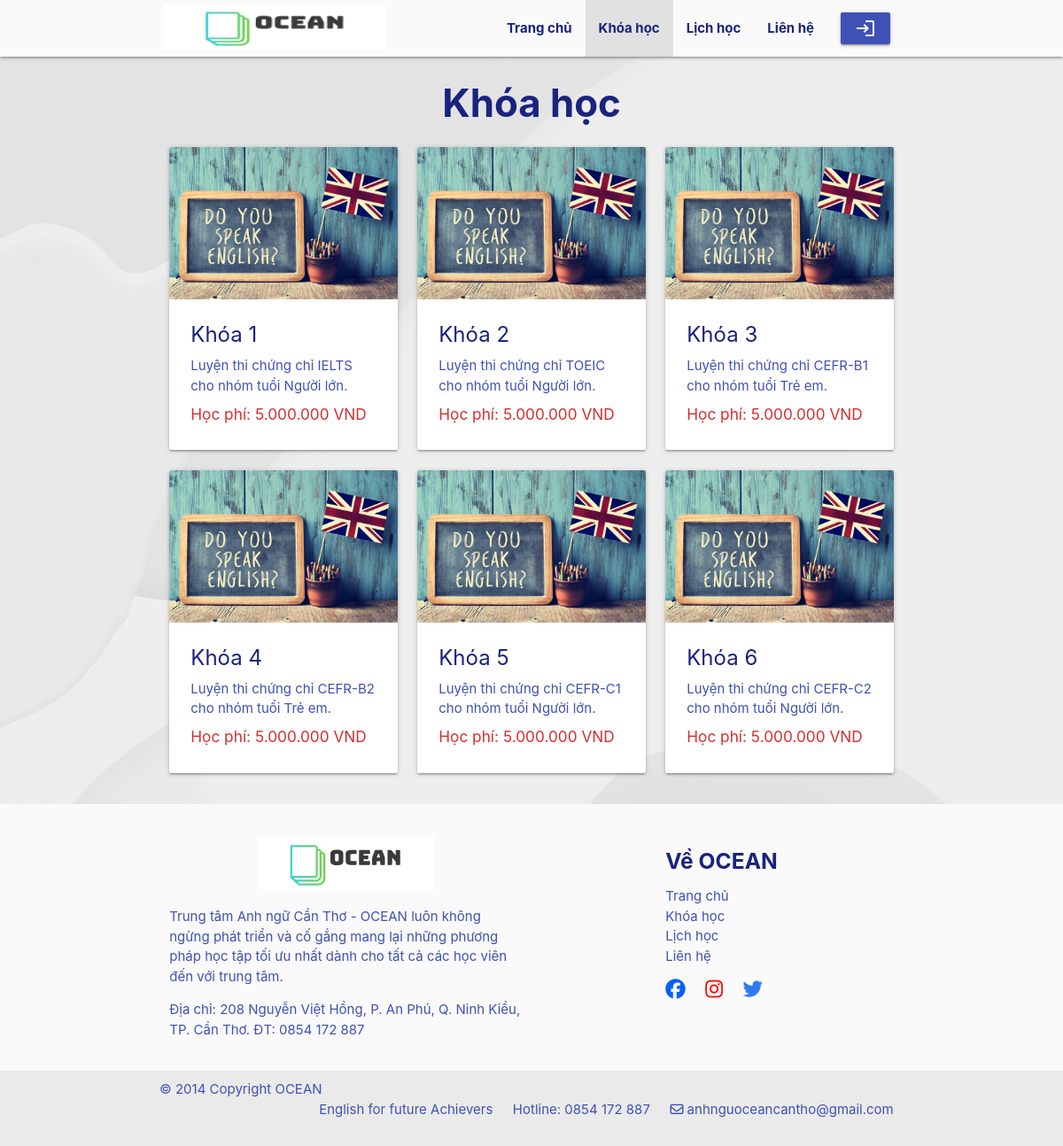
The page /coures/coures on the database its author committed.
### tables this page shows
CREATE TABLE `khoahoc` (
  `idkhoahoc` int(11) NOT NULL,
  `tenkh` varchar(50) NOT NULL,
  `image` varchar(100) NOT NULL,
  `chitiet` text NOT NULL,
  `chungchi` int(11) NOT NULL,
  `nhom` int(11) NOT NULL
);

CREATE TABLE `chungchi` (
  `idchungchi` int(11) NOT NULL,
  `chungchi` varchar(50) NOT NULL
);

CREATE TABLE `nhom` (
  `id` int(11) NOT NULL,
  `nhomtuoi` varchar(50) NOT NULL
);

CREATE TABLE `lop` (
  `idlop` int(11) NOT NULL,
  `tenlop` varchar(50) NOT NULL,
  `batdau` date NOT NULL,
  `ketthuc` date NOT NULL,
  `giaovien` int(11) NOT NULL,
  `khoahoc` int(11) NOT NULL,
  `hocphi` varchar(20) NOT NULL
);

### mvc/controllers/coures.php (called while the page is built, shortened)
<?php
class coures extends Controller {
    public $data = [];
    public function coures(){
        $this->data['title'] = "Khóa học";
        $this->data['layout'] = "main/coures";
        $this->data['coures'] = $this->model("couresmodel")->getallcoures();
        $this->view("masterlayout/sinhvien", $this->data);
    }
}
?>

### index.php (called while the page is built, shortened)
<?php
$myapp = new App();
?>

### mvc/core/connect.php (called while the page is built, shortened)
<?php
class connect{
    private $localhost= "localhost";
    private $name = "trungtamanhngu";
    private $username="root";
    private $pass="";
    function __construct()
    {
            $this->pdo = new PDO("mysql:host={$this->localhost};dbname={$this->name}", $this->username, $this->pass);
        }
    }
?>

### mvc/models/couresmodel.php (called while the page is built, shortened)
<?php
class couresmodel extends connect{
    public function getallcoures(){
        $query = "SELECT khoahoc.*,nhom.*,lop.*,lop.*,chungchi.* from khoahoc,nhom,lop,chungchi WHERE khoahoc.nhom=nhom.id AND khoahoc.chungchi= chungchi.idchungchi AND khoahoc.idkhoahoc= lop.khoahoc ORDER BY idkhoahoc";
        $sth = $this->pdo->prepare($query);
        $sth->execute();
        return $sth->fetchAll(PDO::FETCH_ASSOC);
    }
}
?>

### mvc/views/main/coures.php (the view)
<div>
    <h3 class="indigo-text text-darken-4 center"><b>Khóa học</b></h3>
    <div class="row">
        <?php
        foreach ($data['coures'] as $khoahoc) {
        ?>
            <a class="col s2 m4" href="/Nienluancoso/coures/couresdetail/<?php echo $khoahoc['idkhoahoc']; ?>">
                <div class="card">
                    <div class="card-image">
                        <img src="http://localhost/Nienluancoso/public/img/slide1.jpg">
                    </div>
                    <div class="card-content indigo-text">
                        <span class="card-title indigo-text text-darken-4"><b><?php echo $khoahoc['tenkh']; ?></b></span>
                        <p>Luyện thi chứng chỉ <?php echo $khoahoc['chungchi']; ?> cho nhóm tuổi <?php echo $khoahoc['nhomtuoi']; ?>.</p>
                        <h6 class="red-text text-darken-2">Học phí: <?php echo $khoahoc['hocphi']; ?></h6>
                    </div>
                </div>
            </a>
        <?php
        }
        ?>
    </div>
</div>

### mvc/core/app.php (shortened to what this page needs)
<?php
class App{
    private $controller;
    private $action;
    function __construct()
    {
        $this->controller = 'Home';
        $this->action = 'index';
        $this->urlprocess();
    }
    public function geturl(){
        if(isset($_GET['url'])){
            $url = explode("/", filter_var(trim($_GET['url'], "/")));
        }else{
            $url=[$this->controller, $this->action];
        }
        return $url;
    }
    public function urlprocess(){
        $url= $this->geturl();
        if(isset($url[0])){
            $this->controller = $url[0];
            if(file_exists("./mvc/controllers/{$this->controller}.php")){
                $this->controller = new $this->controller;
            }
            unset($url[0]);
        }
        if(isset($url[1])){
            $this->action = $url[1];
        }
    }
}
?>

### mvc/core/controllers.php (shortened to what this page needs)
<?php
class Controller{
    public function model($model){
        return new $model;
    }
    public function view($view, $data = [])
    {
        if(file_exists("./mvc/views/{$view}.php")){
            require_once "./mvc/views/{$view}.php";
        }
    }
}
?>

### mvc/views/masterlayout/sinhvien.php (shortened to what this page needs)
<!DOCTYPE html>
<html lang="en">
<head>
    <link rel="stylesheet" href="http://localhost/Nienluancoso/public/css/style.css">
    <link rel="stylesheet" href="https://cdnjs.cloudflare.com/ajax/libs/materialize/1.0.0/css/materialize.min.css">
    <link rel="stylesheet" href="https://cdnjs.cloudflare.com/ajax/libs/font-awesome/6.4.2/css/all.min.css" />
</head>
<body>
    <header>
        <nav class="nav-extended grey lighten-5">
            <div class="nav-wrapper container">
                <a href="/Nienluancoso/home/index" class="brand-logo">
                    <img class="img-logo" src="http://localhost/Nienluancoso/public/img/logo.png" alt="anh da loi">
                </a>
                <ul id="nav-mobile" class=" right hide-on-med-and-down">
                    <li class="<?php if ($data['title'] == 'Trang chủ') echo "active"; ?>"><a class="indigo-text text-darken-4" href="/Nienluancoso/home/index"><b>Trang chủ</b></a></li>
                    <li class="<?php if ($data['title'] == 'Khóa học') echo "active"; ?>"><a class="indigo-text text-darken-4" href="/Nienluancoso/coures/coures"><b>Khóa học</b></a></li>
                    <li class="<?php if ($data['title'] == 'Lịch học') echo "active"; ?>"><a class="indigo-text text-darken-4" href="/Nienluancoso/schedule/couresschedule"><b>Lịch học</b></a></li>
                    <li class="<?php if ($data['title'] == 'Liên hệ') echo "active"; ?>"><a class="indigo-text text-darken-4" href="#"><b>Liên hệ</b></a></li>
                    <?php
                    if (isset($_SESSION['username'])) {
                    ?>
                        <li><a class="waves-effect waves-light btn indigo dropdown-trigger" data-target="dropdown1"><i class="material-icons center">portrait</i></a></li>
                        <ul id='dropdown1' class='dropdown-content row'>
                            <li><a class="indigo-text" href="#!">Thông tin tài khoản</a></li>
                            <li><a class="indigo-text" href="#!">Xóa tài khoản</a></li>
                            <li><a class="indigo-text" href="/Nienluancoso/login/logout">Đăng xuất</a></li>
                        </ul>
                    <?php
                    } else {
                    ?>
                        <li><a class="waves-effect waves-light btn indigo" href="/Nienluancoso/login/index"><i class="material-icons center">login</i></a></li>
                    <?php
                    }
                    ?>
                </ul>
            </div>
        </nav>
    </header>
    <main class="container">
        <?php
        require_once("./mvc/views/{$data['layout']}.php")
        ?>
    </main>
    <footer class="page-footer grey lighten-5">
        <div class="container">
            <div class="row">
                <div class="col l6 s12 indigo-text">
                    <h5 class="center"><img src="http://localhost/Nienluancoso/public/img/logo.png" alt="loianh"></h5>
                    <p class="">Trung tâm Anh ngữ Cần Thơ - OCEAN luôn không ngừng phát triển và cố gắng mang lại những phương pháp học tập tối ưu nhất dành cho tất cả các học viên đến với trung tâm.</p>
                    <p class="">Địa chỉ: 208 Nguyễn Việt Hồng, P. An Phú, Q. Ninh Kiều, TP. Cần Thơ. ĐT: 0854 172 887</p>
                </div>
                <div class="footer-custom col l4 offset-l2 s12">
                    <h5 class="indigo-text text-darken-4"><b>Về OCEAN</b></h5>
                    <ul>
                        <li><a class="a-custom-header" href="/Nienluancoso/home/index">Trang chủ</a></li>
                        <li><a class="a-custom-header" href="/Nienluancoso/home/coures">Khóa học</a></li>
                        <li><a class="a-custom-header" href="#!">Lịch học</a></li>
                        <li><a class="a-custom-header" href="#!">Liên hệ</a></li>
                    </ul>
                    <div class="row">
                        <a class="col" href="https://www.facebook.com/"><i class="fa-brands fa-facebook fa-xl" style="color: #0860f7;"></i></a>
                        <a class="col" href="https://www.instagram.com/"><i class="fa-brands fa-instagram fa-xl" style="color: #ff0505;"></i></a>
                        <a class="col" href="https://twitter.com/"><i class="fa-brands fa-twitter fa-xl" style="color: #327af5;"></i></a>
                    </div>
                </div>
            </div>
        </div>
        <div class="footer-copyright">
            <div class="container indigo-text">
                © 2014 Copyright OCEAN
                <div class="right row">
                    <div class="col indigo-text">English for future Achievers</div>
                    <div class="col indigo-text">Hotline: <a class="a-custom-header" href="tel://0854 172 887">0854 172 887</a> </div>
                    <div class="col">
                        <i class="fa-regular fa-envelope" style="color: #3f51b5;"></i>
                        <a class="a-custom-header" href="mailto: anhnguoceancantho@gmail.com">anhnguoceancantho@gmail.com</a>
                    </div>
                </div>
            </div>
        </div>
    </footer>
</body>
</html>

### public/css/style.css (style rules this page uses)
body { background-image: url(../img/background.png); fill-opacity: 0.5; }
.img-logo { width: 250px; height: 50px; margin: 5px; }
.a-custom-header { text-decoration: none; color: #3f51b5; }
.footer-custom { margin-top: 15px; }

### rows shown on the page
khoahoc: tenkh "Khóa 1", chungchi.chungchi "IELTS", nhom.nhomtuoi "Người lớn", lop.hocphi "5.000.000 VND"
khoahoc: tenkh "Khóa 2", chungchi.chungchi "TOEIC", nhom.nhomtuoi "Người lớn", lop.hocphi "5.000.000 VND"
khoahoc: tenkh "Khóa 3", chungchi.chungchi "CEFR-B1", nhom.nhomtuoi "Trẻ em", lop.hocphi "5.000.000 VND"
khoahoc: tenkh "Khóa 4", chungchi.chungchi "CEFR-B2", nhom.nhomtuoi "Trẻ em", lop.hocphi "5.000.000 VND"
khoahoc: tenkh "Khóa 5", chungchi.chungchi "CEFR-C1", nhom.nhomtuoi "Người lớn", lop.hocphi "5.000.000 VND"
khoahoc: tenkh "Khóa 6", chungchi.chungchi "CEFR-C2", nhom.nhomtuoi "Người lớn", lop.hocphi "5.000.000 VND"
